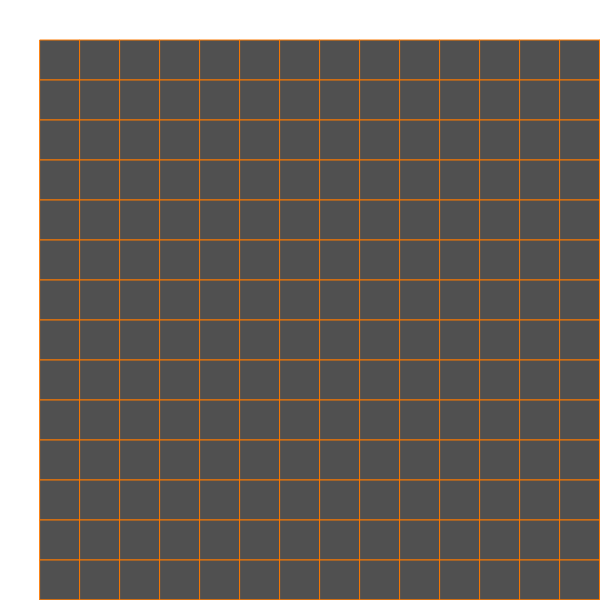
Frame 1 (no input)
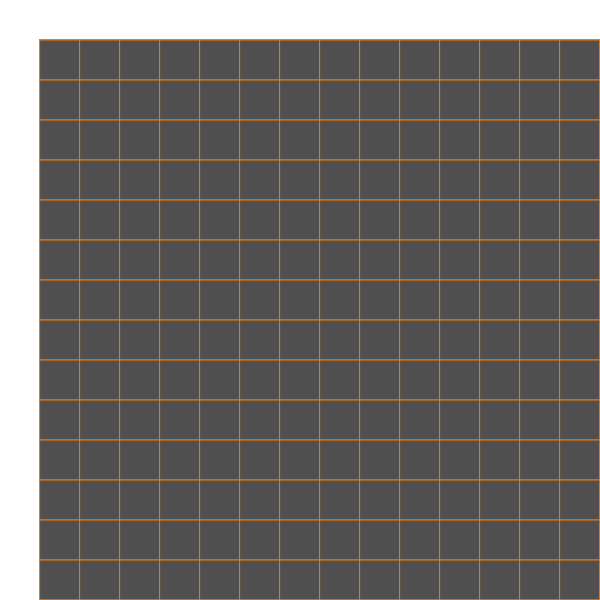
Frame 60 (no input)
Frame 120 (the mouse pressed at the canvas centre since frame 60): identical to frame 60, image omitted

The p5.js sketch that drew these frames (run headless with seeded random() and noise() and a simulated clock; from frame 60 on, the mouse is pressed at the canvas centre):

// p5.js sketch
// ── sketch.js
let WIDTH = 600
let HEIGHT = 600
let OFFSET = 40;
let SIZE = 40;
let MINE = 'X';
let N = 20; 
let RATIO = 0.2;
let board = [];
let nCorrect = 0;
let nNeighbors = 0;
let visited = [];
let started = false;
let gameover = false;
let dirs = [
  [1,0],
  [1,1],
  [0,1],
  [-1,1],
  [-1,0],
  [-1,-1],
  [0,-1],
  [1,-1],
];

function generateBoard(){
  board = [];
  let index = 0;
  for (let i=0; i<N; i++){
    var temp = [];
    for (let j=0; j<N; j++){
      var x = i*SIZE + OFFSET
      var y = j*SIZE + OFFSET
      var value = " ";
      
      if (random()<RATIO) {
        value = MINE;
      }
      
      temp.push(new Block(index, x, y, SIZE, value));
      index++;
    }  
    board.push(temp);
  }  
}

function isValidIndex(x, y){
  if ((x<0) || (x>=N) || (y<0) || (y>=N)){
    return false;
  }
  return true;
}

function searchNeighbors(){
  for (let i=0; i<N; i++){
    for (let j=0; j<N; j++){
      if (board[i][j].value==MINE){
        continue;
      }
      
      var count = 0;
      for (let k=0; k<dirs.length; k++){
        var x = j+dirs[k][0];
        var y = i+dirs[k][1];
        
        if (isValidIndex(x, y)!=true) {
          continue;
        }
        
        if (board[y][x].value==MINE){
          count++;
        }
      }
      
      if (count>0){
        nNeighbors++;
        board[i][j].value = count;
      }
    }
  }
}

function drawBoard(){
  for (let i=0; i<N; i++){
    for (let j=0; j<N; j++){
      board[i][j].draw();
    }
  }
}

function clearEmptyBlocks(i, j){
  if ((!isValidIndex(i, j)) || (visited.includes(board[i][j].index))) {
    return;
  }
  
  visited.push(board[i][j].index);
  
  board[i][j].clicked = true;
  
  if (Number.isInteger(board[i][j].value)){
    nCorrect++;
    return;
  }
  
  for (let k=0; k<dirs.length; k++){
    var x = j+dirs[k][0];
    var y = i+dirs[k][1];
    clearEmptyBlocks(y, x);    
  }
}

function mouseClicked(){
  if (!started){
    started = true;
    initialize();
    mouseClicked();
    return;
  }
  
  visited = [];
  for (let i=0; i<N; i++){
    for (let j=0; j<N; j++){
      if ((board[i][j].x<mouseX) && (board[i][j].x+SIZE>mouseX) &&
          (board[i][j].y<mouseY) && (board[i][j].y+SIZE>mouseY)){
        board[i][j].clicked = true;
        
        if (board[i][j].value==MINE){
          gameover = true;
          return;
        }
        console.log(nCorrect, nNeighbors);
        nCorrect++;
        clearEmptyBlocks(i, j);
      }
    }
  }
}

function initialize(){
  nCorrect = 0;
  nNeighbors = 0;
  generateBoard();
  searchNeighbors();
}

function setup() {
  createCanvas(WIDTH, HEIGHT);
  initialize();
}

function draw() {
  drawBoard();
  
  if (started){
    if (nCorrect==nNeighbors){
      gameover = true;
    }
    if (gameover){
      initialize();
      gameover = false;
    }
  }
}
// ── block.js
class Block{
  constructor(index, x, y, size, value){
    this.index = index;
    this.x = x;
    this.y = y;
    this.size = size;
    this.value = value;
    this.clicked = false;
  }
  
  draw(){
    push();
    var bg = color(80, 80, 80);
    if (this.clicked){
      bg = color(40, 40, 40);
      
      if (this.value==" "){
        bg = color(10, 10, 10);
      }
    }
    fill(bg);
    stroke(250, 120, 0);
    
    rect(this.x, this.y, this.size, this.size);
    
    if (this.clicked){
      text(this.value, this.x+(this.size/2), this.y+(this.size/2));
    }
    pop();
  }
}
